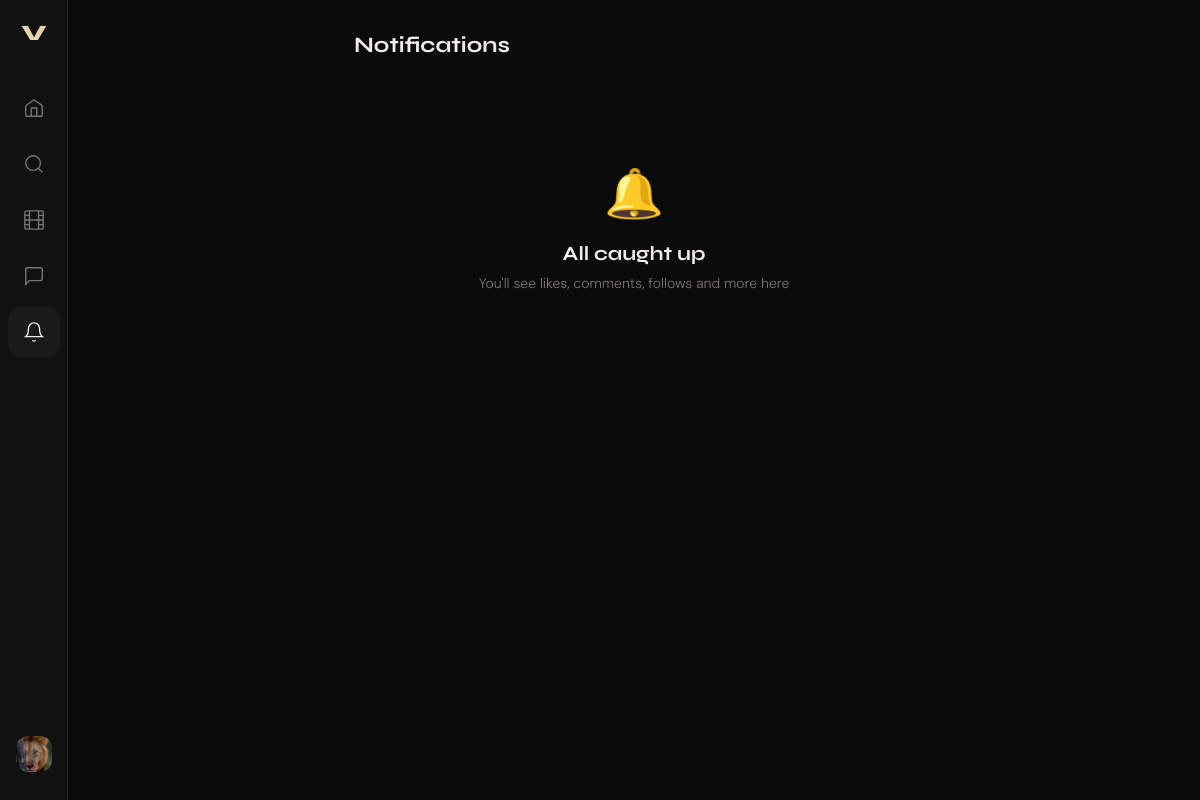
The page /notifications/ (signed in) on the database as committed earlier.
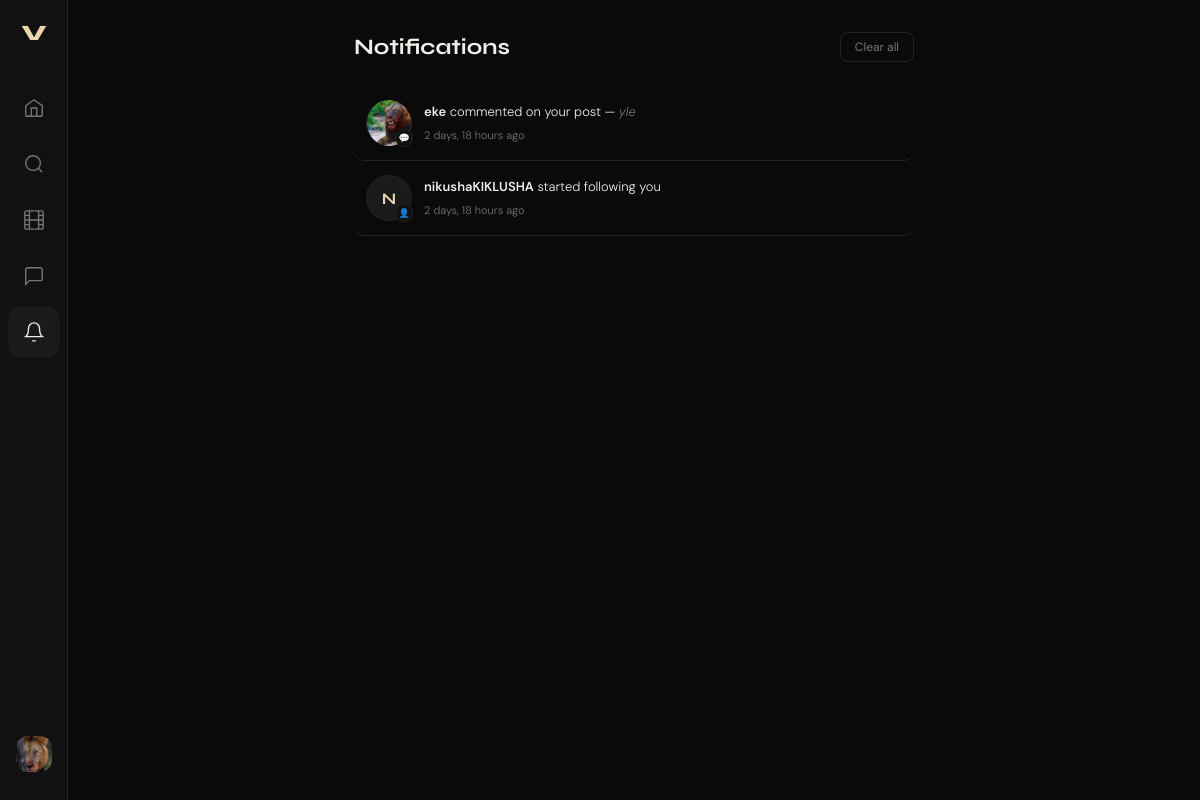
The same page on the database as committed later.
### users/models.py (models this page shows, shortened)
class User(AbstractUser):
    id = models.UUIDField(primary_key=True, default=uuid.uuid4, editable=False)
    bio = models.TextField(max_length=500, blank=True)
    avatar = models.ImageField(upload_to='profile_pics/', blank=True, null=True)
    website = models.URLField(blank=True)
    is_private = models.BooleanField(default=False)
    followers = models.ManyToManyField(
        'self',
        through='Follow',
        symmetrical=False,
        related_name='following_set'
    )
    class Meta:
        db_table = 'users'

### notifications/models.py (models this page shows, shortened)
class Notification(models.Model):
    TYPE = [
        ('like',          'Like'),
        ('comment',       'Comment'),
        ('follow',        'Follow'),
        ('follow_request','Follow Request'),
        ('friend_request','Friend Request'),
        ('mention',       'Mention'),
        ('message',       'Message'),
        ('call',          'Call'),
    ]
    id          = models.UUIDField(primary_key=True, default=uuid.uuid4, editable=False)
    recipient   = models.ForeignKey(settings.AUTH_USER_MODEL, on_delete=models.CASCADE,
                                    related_name='notifications')
    sender      = models.ForeignKey(settings.AUTH_USER_MODEL, on_delete=models.CASCADE,
                                    related_name='sent_notifications', null=True, blank=True)
    notif_type  = models.CharField(max_length=20, choices=TYPE)
    text        = models.CharField(max_length=255, blank=True)
    post_id     = models.UUIDField(null=True, blank=True)
    comment_id  = models.UUIDField(null=True, blank=True)
    chat_id     = models.UUIDField(null=True, blank=True)
    is_read     = models.BooleanField(default=False)
    created_at  = models.DateTimeField(auto_now_add=True)
    class Meta:
        db_table = 'notifications'
        ordering = ['-created_at']
    def get_url(self):
        if self.notif_type in ('like', 'comment', 'mention') and self.post_id:
            return f'/posts/{self.post_id}/'
        if self.notif_type in ('follow', 'follow_request', 'friend_request') and self.sender:
            return f'/users/{self.sender.username}/'
        if self.notif_type in ('message', 'call') and self.chat_id:
            return f'/chats/{self.chat_id}/'
        return '/'
    def get_icon(self):
        icons = {
            'like':           '♥',
            'comment':        '💬',
            'follow':         '👤',
            'follow_request': '🔒',
            'friend_request': '🤝',
            'mention':        '@',
            'message':        '✉',
            'call':           '📞',
        }
        return icons.get(self.notif_type, '🔔')

### notifications/views.py (the view)
# urls.py: path('',                        views.notifications_view,  name='list'),
@login_required
def notifications_view(request):
    notifs = Notification.objects.filter(
        recipient=request.user
    ).select_related('sender').order_by('-created_at')[:60]
    Notification.objects.filter(recipient=request.user, is_read=False).update(is_read=True)
    return render(request, 'notifications/list.html', {'notifications': notifs})

### templates/notifications/list.html (shortened to what this page needs)
{% extends 'users/base.html' %}
{% load static %}
{% block nav_notifs %}active{% endblock %}
{% block extra_css %}<link rel="stylesheet" href="{% static 'notifications/main.css' %}">{% endblock %}
{% block content %}
<div class="notifs-page">
  <div class="notifs-header">
    <h2>Notifications</h2>
    {% if notifications %}
      <form method="post" action="{% url 'notifications:clear' %}">
        <button type="submit" class="notifs-clear-btn">Clear all</button>
      </form>
    {% endif %}
  </div>
  <div class="notifs-list">
    {% for n in notifications %}
      <a href="{{ n.get_url }}" class="notif-row {% if not n.is_read %}unread{% endif %}">
        <div class="notif-sender-av">
          {% if n.sender and n.sender.avatar %}
            <img src="{{ n.sender.avatar.url }}" />
          {% elif n.sender %}
            <span>{{ n.sender.username|first|upper }}</span>
          {% else %}
            <span>🔔</span>
          {% endif %}
          <div class="notif-type-badge">{{ n.get_icon }}</div>
        </div>
        <div class="notif-body">
          <p class="notif-text">
            {% if n.sender %}<strong>{{ n.sender.username }}</strong> {% endif %}
            {% if n.notif_type == 'comment' %}commented on your post{% endif %}
            {% if n.notif_type == 'follow' %}started following you{% endif %}
            {% if n.text %} — <span class="notif-extra">{{ n.text|truncatechars:60 }}</span>{% endif %}
          </p>
          <span class="notif-time">{{ n.created_at|timesince }} ago</span>
        </div>
      </a>
    {% empty %}
      <div class="notifs-empty">
        <div class="notifs-empty-icon">🔔</div>
        <h3>All caught up</h3>
        <p>You'll see likes, comments, follows and more here</p>
      </div>
    {% endfor %}
  </div>
</div>
{% endblock %}

### templates/users/base.html (shortened to what this page needs)
{% extends 'feed/base.html' %}

### templates/feed/base.html (shortened to what this page needs)
{% load static %}
<!DOCTYPE html>
<html lang="en">
<head>
  <link rel="stylesheet" href="{% static 'users/main.css' %}" />
  {% block extra_css %}{% endblock %}
</head>
<body>
{% if user.is_authenticated %}
<nav class="sidebar">
  <div class="sidebar-logo">V</div>
  <div class="sidebar-links">
    <a href="/" class="nav-link {% block nav_home %}{% endblock %}" title="Home">
      <svg viewBox="0 0 24 24" fill="none" stroke="currentColor" stroke-width="1.5"><path d="M3 9.5L12 3l9 6.5V20a1 1 0 01-1 1H4a1 1 0 01-1-1V9.5z"/><path d="M9 21V12h6v9"/></svg>
    </a>
    <a href="{% url 'users:search' %}" class="nav-link {% block nav_search %}{% endblock %}" title="Search">
      <svg viewBox="0 0 24 24" fill="none" stroke="currentColor" stroke-width="1.5"><circle cx="11" cy="11" r="8"/><path d="M21 21l-4.35-4.35"/></svg>
    </a>
    <a href="/reels/" class="nav-link {% block nav_reels %}{% endblock %}" title="Reels">
      <svg viewBox="0 0 24 24" fill="none" stroke="currentColor" stroke-width="1.5"><rect x="2" y="2" width="20" height="20" rx="2.18"/><path d="M7 2v20M17 2v20M2 12h20M2 7h5M2 17h5M17 7h5M17 17h5"/></svg>
    </a>
    <a href="/chats/" class="nav-link {% block nav_chats %}{% endblock %}" title="Messages">
      <svg viewBox="0 0 24 24" fill="none" stroke="currentColor" stroke-width="1.5"><path d="M21 15a2 2 0 01-2 2H7l-4 4V5a2 2 0 012-2h14a2 2 0 012 2z"/></svg>
    </a>
    <a href="/notifications/" class="nav-link {% block nav_notifs %}{% endblock %}" title="Notifications" style="position:relative">
      <svg viewBox="0 0 24 24" fill="none" stroke="currentColor" stroke-width="1.5"><path d="M18 8A6 6 0 006 8c0 7-3 9-3 9h18s-3-2-3-9"/><path d="M13.73 21a2 2 0 01-3.46 0"/></svg>
    </a>
    <a href="{% url 'users:profile' user.username %}" class="nav-link nav-avatar {% block nav_profile %}{% endblock %}" title="Profile">
      {% if user.avatar %}
        <img src="{{ user.avatar.url }}" alt="avatar" />
      {% else %}
        <span>{{ user.username|first|upper }}</span>
      {% endif %}
    </a>
  </div>
</nav>
{% endif %}
<main class="main-content {% if not user.is_authenticated %}auth-page{% endif %}">
  {% block content %}{% endblock %}
</main>
</body>
</html>

### static/users/main.css (style rules this page uses)
:root { --bg: #0a0a0a; --bg-2: #111111; --bg-3: #1a1a1a; --border: #242424; --text: #f0ede8; --text-muted:#7a7672; --accent: #e8d5b0; --accent-2: #c4a882; --danger: #e05252; --sidebar-w: 68px; --radius: 12px; --font-display: 'Syne', sans-serif; --font-body: 'DM Sans', sans-serif; }
*, *::before, *::after { box-sizing: border-box; margin: 0; padding: 0; }
html { font-size: 16px; }
body { background: var(--bg); color: var(--text); font-family: var(--font-body); font-weight: 300; min-height: 100vh; display: flex; -webkit-font-smoothing: antialiased; }
a { color: inherit; text-decoration: none; }
img { display: block; width: 100%; height: 100%; object-fit: cover; }
input, textarea, button { font-family: var(--font-body); }
.sidebar { position: fixed; left: 0; top: 0; bottom: 0; width: var(--sidebar-w); background: var(--bg-2); border-right: 1px solid var(--border); display: flex; flex-direction: column; align-items: center; padding: 20px 0; z-index: 100; }
.sidebar-logo { font-family: var(--font-display); font-weight: 800; font-size: 22px; color: var(--accent); letter-spacing: -1px; margin-bottom: 36px; }
.sidebar-links { display: flex; flex-direction: column; gap: 4px; flex: 1; width: 100%; padding: 0 8px; }
.nav-link { display: flex; align-items: center; justify-content: center; width: 52px; height: 52px; border-radius: 14px; color: var(--text-muted); transition: background .2s, color .2s; position: relative; }
.nav-link:hover, .nav-link.active { background: var(--bg-3); color: var(--text); }
.nav-link svg { width: 22px; height: 22px; }
.nav-avatar { margin-top: auto; overflow: hidden; border: 2px solid transparent; transition: border-color .2s; }
.nav-avatar img { border-radius: 12px; width: 36px; height: 36px; }
.main-content { margin-left: var(--sidebar-w); flex: 1; min-height: 100vh; }
:root { --bg:#0a0a0a;--bg2:#111;--bg3:#1a1a1a;--bd:#242424;--t:#f0ede8;--m:#7a7672;--a:#e8d5b0;--a2:#c4a882;--danger:#e05252;--radius:12px;--fd:'Syne',sans-serif;--fb:'DM Sans',sans-serif; }

### static/notifications/main.css (style rules this page uses)
:root { --bg:#0a0a0a;--bg2:#111;--bg3:#1a1a1a;--bd:#242424;--t:#f0ede8;--m:#7a7672;--a:#e8d5b0;--a2:#c4a882;--fd:'Syne',sans-serif;--fb:'DM Sans',sans-serif; }
.notifs-page { max-width:600px;margin:0 auto;padding:32px 20px }
.notifs-header { display:flex;align-items:center;justify-content:space-between;margin-bottom:24px }
.notifs-header h2 { font-family:var(--fd);font-size:22px;font-weight:700 }
.notifs-clear-btn { background:none;border:1px solid var(--bd);border-radius:8px;color:var(--m);font-size:12px;padding:6px 14px;cursor:pointer;transition:border-color .2s,color .2s }
.notifs-list { display:flex;flex-direction:column }
.notif-row { display:flex;align-items:center;gap:12px;padding:14px 12px;border-bottom:1px solid var(--bd);border-radius:10px;transition:background .15s;position:relative;text-decoration:none;color:var(--t) }
.notif-sender-av { width:46px;height:46px;border-radius:50%;background:var(--bg3);border:1.5px solid var(--bd);display:flex;align-items:center;justify-content:center;font-family:var(--fd);font-size:16px;font-weight:700;color:var(--a);flex-shrink:0;position:relative;overflow:visible }
.notif-sender-av img { width:46px;height:46px;border-radius:50%;object-fit:cover }
.notif-sender-av span { font-size:16px }
.notif-type-badge { position:absolute;bottom:-2px;right:-2px;width:18px;height:18px;background:var(--bg2);border:1px solid var(--bd);border-radius:50%;display:flex;align-items:center;justify-content:center;font-size:9px }
.notif-body { flex:1;min-width:0 }
.notif-text { font-size:13px;line-height:1.5;color:var(--t);margin-bottom:2px }
.notif-text strong { font-weight:600 }
.notif-extra { color:var(--m);font-style:italic }
.notif-time { font-size:11px;color:var(--m) }

Rows that differ between the two databases and show on the page:
added Notification: sender.avatar (picture), get_icon "💬", sender.username "eke", shows "commented on your post", text "yle", created_at "2 days, 18 hours"
added Notification: sender.username|first "N", get_icon "👤", sender.username "nikushaKIKLUSHA", shows "started following you", created_at "2 days, 18 hours"
Other text that changed with them:
text no longer shown: "🔔 All caught up You'll see likes, comments, follows and more here"
text now shown: "Clear all"
